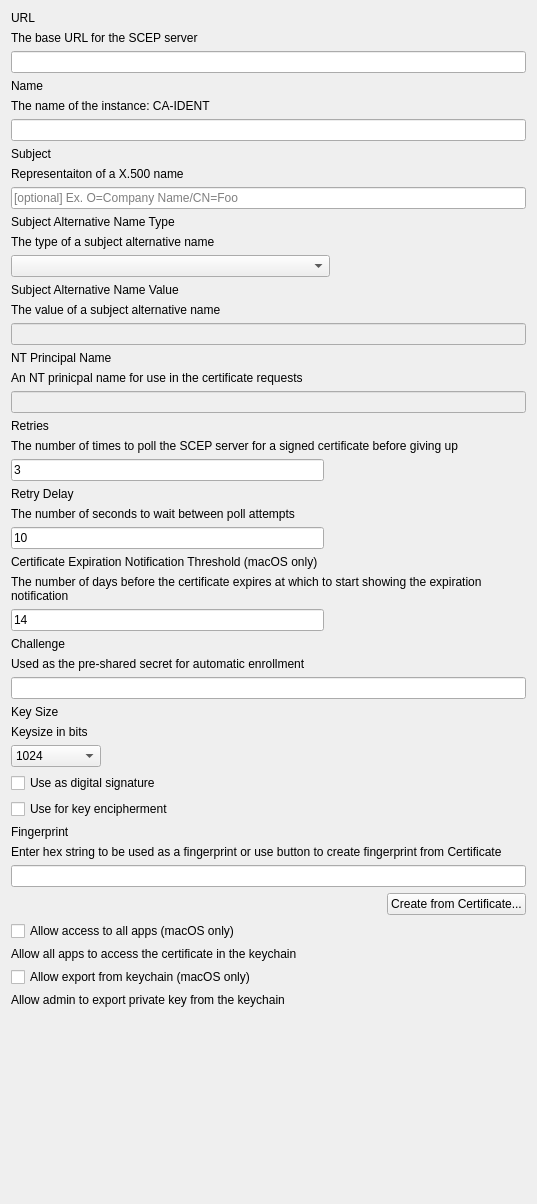
<?xml version="1.0" encoding="UTF-8"?>
<ui version="4.0">
 <class>SCEPForm</class>
 <widget class="QWidget" name="SCEPForm">
  <property name="geometry">
   <rect>
    <x>0</x>
    <y>0</y>
    <width>537</width>
    <height>1204</height>
   </rect>
  </property>
  <property name="windowTitle">
   <string>Form</string>
  </property>
  <layout class="QGridLayout" name="gridLayout">
   <item row="16" column="0" colspan="4">
    <widget class="QLabel" name="lTipSubjectAlternatentPrincipal">
     <property name="text">
      <string>An NT prinicpal name for use in the certificate requests </string>
     </property>
    </widget>
   </item>
   <item row="37" column="0" colspan="4">
    <widget class="QLineEdit" name="Fingerprint">
     <property name="placeholderText">
      <string/>
     </property>
    </widget>
   </item>
   <item row="29" column="0" colspan="4">
    <widget class="QLineEdit" name="Challenge">
     <property name="placeholderText">
      <string/>
     </property>
    </widget>
   </item>
   <item row="32" column="0">
    <widget class="QComboBox" name="KeySize">
     <property name="minimumSize">
      <size>
       <width>90</width>
       <height>0</height>
      </size>
     </property>
     <property name="maximumSize">
      <size>
       <width>90</width>
       <height>16777215</height>
      </size>
     </property>
     <item>
      <property name="text">
       <string>1024</string>
      </property>
     </item>
     <item>
      <property name="text">
       <string>2048</string>
      </property>
     </item>
     <item>
      <property name="text">
       <string>4096</string>
      </property>
     </item>
    </widget>
   </item>
   <item row="38" column="0" colspan="4">
    <layout class="QHBoxLayout" name="horizontalLayout">
     <item>
      <spacer name="horizontalSpacer_4">
       <property name="orientation">
        <enum>Qt::Horizontal</enum>
       </property>
       <property name="sizeHint" stdset="0">
        <size>
         <width>292</width>
         <height>18</height>
        </size>
       </property>
      </spacer>
     </item>
     <item>
      <widget class="QPushButton" name="fromCertificate">
       <property name="text">
        <string>Create from Certificate...</string>
       </property>
      </widget>
     </item>
    </layout>
   </item>
   <item row="43" column="1" colspan="3">
    <spacer name="verticalSpacer">
     <property name="orientation">
      <enum>Qt::Vertical</enum>
     </property>
     <property name="sizeHint" stdset="0">
      <size>
       <width>20</width>
       <height>40</height>
      </size>
     </property>
    </spacer>
   </item>
   <item row="40" column="0">
    <widget class="QLabel" name="lTipAllowAllAppsAccess">
     <property name="text">
      <string>Allow all apps to access the certificate in the keychain</string>
     </property>
    </widget>
   </item>
   <item row="25" column="0" colspan="4">
    <widget class="QLabel" name="lTipTheNumberOfDaysBefore">
     <property name="text">
      <string>The number of days before the certificate expires at which to start showing the expiration notification</string>
     </property>
     <property name="wordWrap">
      <bool>true</bool>
     </property>
    </widget>
   </item>
   <item row="15" column="0" colspan="2">
    <widget class="QLabel" name="SubjectAlternatentPrincipalTitle">
     <property name="text">
      <string>NT Principal Name</string>
     </property>
    </widget>
   </item>
   <item row="9" column="0" colspan="3">
    <widget class="QLabel" name="SubjectAlternateTypeTitle">
     <property name="text">
      <string>Subject Alternative Name Type</string>
     </property>
    </widget>
   </item>
   <item row="19" column="0" colspan="4">
    <widget class="QLabel" name="lTipRetries">
     <property name="text">
      <string>The number of times to poll the SCEP server for a signed certificate before giving up</string>
     </property>
     <property name="wordWrap">
      <bool>true</bool>
     </property>
    </widget>
   </item>
   <item row="11" column="3">
    <spacer name="horizontalSpacer_5">
     <property name="orientation">
      <enum>Qt::Horizontal</enum>
     </property>
     <property name="sizeHint" stdset="0">
      <size>
       <width>238</width>
       <height>20</height>
      </size>
     </property>
    </spacer>
   </item>
   <item row="39" column="0">
    <widget class="QCheckBox" name="AllowAllAppsAccess">
     <property name="text">
      <string>Allow access to all apps (macOS only)</string>
     </property>
    </widget>
   </item>
   <item row="23" column="0" colspan="2">
    <widget class="QLineEdit" name="RetryDelay">
     <property name="text">
      <string>10</string>
     </property>
     <property name="placeholderText">
      <string/>
     </property>
    </widget>
   </item>
   <item row="10" column="0" colspan="3">
    <widget class="QLabel" name="lTipSubjectAlternateType">
     <property name="text">
      <string>The type of a subject alternative name</string>
     </property>
    </widget>
   </item>
   <item row="35" column="0">
    <widget class="QLabel" name="FingerprintTitle">
     <property name="text">
      <string>Fingerprint</string>
     </property>
    </widget>
   </item>
   <item row="0" column="0">
    <widget class="QLabel" name="URLTitle">
     <property name="text">
      <string>URL</string>
     </property>
    </widget>
   </item>
   <item row="14" column="0" colspan="4">
    <widget class="QLineEdit" name="SubjectAlternateValue">
     <property name="enabled">
      <bool>false</bool>
     </property>
     <property name="placeholderText">
      <string/>
     </property>
    </widget>
   </item>
   <item row="28" column="0" colspan="4">
    <widget class="QLabel" name="lTipChallenge">
     <property name="text">
      <string>Used as the pre-shared secret for automatic enrollment</string>
     </property>
    </widget>
   </item>
   <item row="24" column="0">
    <widget class="QLabel" name="CertificateExpirationTitle">
     <property name="text">
      <string>Certificate Expiration Notification Threshold (macOS only)</string>
     </property>
    </widget>
   </item>
   <item row="7" column="0" colspan="3">
    <widget class="QLabel" name="lTipSubject">
     <property name="text">
      <string>Representaiton of a X.500 name</string>
     </property>
    </widget>
   </item>
   <item row="21" column="0">
    <widget class="QLabel" name="RetryDelayTitle">
     <property name="text">
      <string>Retry Delay</string>
     </property>
    </widget>
   </item>
   <item row="8" column="0" colspan="4">
    <widget class="QLineEdit" name="Subject">
     <property name="placeholderText">
      <string>[optional] Ex. O=Company Name/CN=Foo</string>
     </property>
    </widget>
   </item>
   <item row="23" column="2" colspan="2">
    <spacer name="horizontalSpacer_2">
     <property name="orientation">
      <enum>Qt::Horizontal</enum>
     </property>
     <property name="sizeHint" stdset="0">
      <size>
       <width>338</width>
       <height>17</height>
      </size>
     </property>
    </spacer>
   </item>
   <item row="34" column="0" colspan="3">
    <widget class="QCheckBox" name="KeyEncipherment">
     <property name="text">
      <string>Use for key encipherment</string>
     </property>
    </widget>
   </item>
   <item row="4" column="0" colspan="3">
    <widget class="QLabel" name="lTipName">
     <property name="text">
      <string>The name of the instance: CA-IDENT</string>
     </property>
    </widget>
   </item>
   <item row="2" column="0" colspan="4">
    <widget class="QLineEdit" name="URL"/>
   </item>
   <item row="27" column="0">
    <widget class="QLabel" name="ChallengeTitle">
     <property name="text">
      <string>Challenge</string>
     </property>
    </widget>
   </item>
   <item row="18" column="0">
    <widget class="QLabel" name="RetriesTitle">
     <property name="text">
      <string>Retries</string>
     </property>
    </widget>
   </item>
   <item row="33" column="0" colspan="3">
    <widget class="QCheckBox" name="DigitalSignature">
     <property name="text">
      <string>Use as digital signature</string>
     </property>
    </widget>
   </item>
   <item row="3" column="0">
    <widget class="QLabel" name="NameTitle">
     <property name="text">
      <string>Name</string>
     </property>
    </widget>
   </item>
   <item row="22" column="0" colspan="4">
    <widget class="QLabel" name="lTipRetryDelay">
     <property name="text">
      <string>The number of seconds to wait between poll attempts</string>
     </property>
     <property name="wordWrap">
      <bool>false</bool>
     </property>
    </widget>
   </item>
   <item row="20" column="0" colspan="2">
    <widget class="QLineEdit" name="Retries">
     <property name="text">
      <string>3</string>
     </property>
     <property name="placeholderText">
      <string/>
     </property>
    </widget>
   </item>
   <item row="17" column="0" colspan="4">
    <widget class="QLineEdit" name="SubjectAlternatentPrincipal">
     <property name="enabled">
      <bool>false</bool>
     </property>
     <property name="placeholderText">
      <string/>
     </property>
    </widget>
   </item>
   <item row="26" column="2" colspan="2">
    <spacer name="horizontalSpacer_6">
     <property name="orientation">
      <enum>Qt::Horizontal</enum>
     </property>
     <property name="sizeHint" stdset="0">
      <size>
       <width>40</width>
       <height>20</height>
      </size>
     </property>
    </spacer>
   </item>
   <item row="6" column="0">
    <widget class="QLabel" name="SubjectTitle">
     <property name="text">
      <string>Subject</string>
     </property>
    </widget>
   </item>
   <item row="36" column="0" colspan="4">
    <widget class="QLabel" name="lTipFingerprint">
     <property name="text">
      <string>Enter hex string to be used as a fingerprint or use button to create fingerprint from Certificate</string>
     </property>
     <property name="wordWrap">
      <bool>true</bool>
     </property>
    </widget>
   </item>
   <item row="12" column="0" colspan="3">
    <widget class="QLabel" name="SubjectAlternateValueTitle">
     <property name="text">
      <string>Subject Alternative Name Value</string>
     </property>
    </widget>
   </item>
   <item row="32" column="1" colspan="3">
    <spacer name="horizontalSpacer_3">
     <property name="orientation">
      <enum>Qt::Horizontal</enum>
     </property>
     <property name="sizeHint" stdset="0">
      <size>
       <width>338</width>
       <height>18</height>
      </size>
     </property>
    </spacer>
   </item>
   <item row="20" column="2" colspan="2">
    <spacer name="horizontalSpacer">
     <property name="orientation">
      <enum>Qt::Horizontal</enum>
     </property>
     <property name="sizeHint" stdset="0">
      <size>
       <width>338</width>
       <height>17</height>
      </size>
     </property>
    </spacer>
   </item>
   <item row="26" column="0" colspan="2">
    <widget class="QLineEdit" name="CertificateExpirationNotificationThreshold">
     <property name="toolTip">
      <string>At least 14 days</string>
     </property>
     <property name="text">
      <string>14</string>
     </property>
     <property name="placeholderText">
      <string>At least 14 days</string>
     </property>
    </widget>
   </item>
   <item row="5" column="0" colspan="4">
    <widget class="QLineEdit" name="Name"/>
   </item>
   <item row="11" column="0" colspan="3">
    <widget class="QComboBox" name="SubjectAlternateType">
     <property name="minimumSize">
      <size>
       <width>250</width>
       <height>0</height>
      </size>
     </property>
    </widget>
   </item>
   <item row="13" column="0" colspan="3">
    <widget class="QLabel" name="lTipSubjectAlternateValue">
     <property name="text">
      <string>The value of a subject alternative name</string>
     </property>
    </widget>
   </item>
   <item row="31" column="0" colspan="2">
    <widget class="QLabel" name="lTipKeySize">
     <property name="text">
      <string>Keysize in bits</string>
     </property>
    </widget>
   </item>
   <item row="1" column="0" colspan="3">
    <widget class="QLabel" name="lTipURL">
     <property name="text">
      <string>The base URL for the SCEP server</string>
     </property>
    </widget>
   </item>
   <item row="30" column="0">
    <widget class="QLabel" name="KeySizeTitle">
     <property name="text">
      <string>Key Size</string>
     </property>
    </widget>
   </item>
   <item row="41" column="0">
    <widget class="QCheckBox" name="KeyIsExtractable">
     <property name="text">
      <string>Allow export from keychain (macOS only)</string>
     </property>
    </widget>
   </item>
   <item row="42" column="0">
    <widget class="QLabel" name="lTipKeyIsExtractable">
     <property name="text">
      <string>Allow admin to export private key from the keychain</string>
     </property>
    </widget>
   </item>
  </layout>
 </widget>
 <tabstops>
  <tabstop>URL</tabstop>
  <tabstop>Name</tabstop>
  <tabstop>Subject</tabstop>
  <tabstop>SubjectAlternateType</tabstop>
  <tabstop>SubjectAlternateValue</tabstop>
  <tabstop>SubjectAlternatentPrincipal</tabstop>
  <tabstop>Retries</tabstop>
  <tabstop>RetryDelay</tabstop>
  <tabstop>CertificateExpirationNotificationThreshold</tabstop>
  <tabstop>Challenge</tabstop>
  <tabstop>KeySize</tabstop>
  <tabstop>DigitalSignature</tabstop>
  <tabstop>KeyEncipherment</tabstop>
  <tabstop>Fingerprint</tabstop>
  <tabstop>fromCertificate</tabstop>
 </tabstops>
 <resources/>
 <connections/>
</ui>
